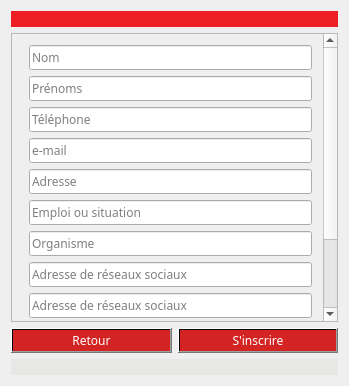
<?xml version="1.0" encoding="UTF-8"?>
<ui version="4.0">
 <class>inscription</class>
 <widget class="QMainWindow" name="inscription">
  <property name="geometry">
   <rect>
    <x>0</x>
    <y>0</y>
    <width>349</width>
    <height>386</height>
   </rect>
  </property>
  <property name="font">
   <font>
    <family>Century Gothic</family>
   </font>
  </property>
  <property name="windowTitle">
   <string>AfT Mobile</string>
  </property>
  <widget class="QWidget" name="centralWidget">
   <layout class="QGridLayout" name="gridLayout_2">
    <item row="0" column="0">
     <layout class="QVBoxLayout" name="verticalLayout">
      <item>
       <widget class="QLabel" name="label_14">
        <property name="sizePolicy">
         <sizepolicy hsizetype="Expanding" vsizetype="Preferred">
          <horstretch>0</horstretch>
          <verstretch>0</verstretch>
         </sizepolicy>
        </property>
        <property name="styleSheet">
         <string notr="true">image: url(:/Login/LOGIN/header_login.png);
background-color: rgb(238, 31, 36);</string>
        </property>
        <property name="text">
         <string/>
        </property>
        <property name="scaledContents">
         <bool>false</bool>
        </property>
       </widget>
      </item>
      <item>
       <layout class="QGridLayout" name="gridLayout">
        <item row="0" column="0" colspan="2">
         <widget class="QScrollArea" name="scrollArea">
          <property name="widgetResizable">
           <bool>true</bool>
          </property>
          <widget class="QWidget" name="scrollAreaWidgetContents">
           <property name="geometry">
            <rect>
             <x>0</x>
             <y>0</y>
             <width>308</width>
             <height>348</height>
            </rect>
           </property>
           <layout class="QFormLayout" name="formLayout">
            <item row="0" column="1">
             <widget class="QLineEdit" name="le_nom">
              <property name="font">
               <font>
                <family>Century Gothic</family>
               </font>
              </property>
              <property name="inputMask">
               <string extracomment="Veuillez entrer svp votre nom"/>
              </property>
              <property name="placeholderText">
               <string>Nom</string>
              </property>
             </widget>
            </item>
            <item row="2" column="1">
             <widget class="QLineEdit" name="le_tph">
              <property name="font">
               <font>
                <family>Century Gothic</family>
               </font>
              </property>
              <property name="inputMask">
               <string/>
              </property>
              <property name="maxLength">
               <number>10</number>
              </property>
              <property name="placeholderText">
               <string>Téléphone</string>
              </property>
             </widget>
            </item>
            <item row="3" column="1">
             <widget class="QLineEdit" name="le_email">
              <property name="font">
               <font>
                <family>Century Gothic</family>
               </font>
              </property>
              <property name="inputMask">
               <string extracomment="Veuillez entrer svp votre email"/>
              </property>
              <property name="text">
               <string/>
              </property>
              <property name="placeholderText">
               <string>e-mail</string>
              </property>
             </widget>
            </item>
            <item row="4" column="1">
             <widget class="QLineEdit" name="le_adresse">
              <property name="font">
               <font>
                <family>Century Gothic</family>
               </font>
              </property>
              <property name="placeholderText">
               <string>Adresse</string>
              </property>
             </widget>
            </item>
            <item row="5" column="1">
             <widget class="QLineEdit" name="le_emploi">
              <property name="font">
               <font>
                <family>Century Gothic</family>
               </font>
              </property>
              <property name="placeholderText">
               <string>Emploi ou situation</string>
              </property>
             </widget>
            </item>
            <item row="6" column="1">
             <widget class="QLineEdit" name="le_organisme">
              <property name="font">
               <font>
                <family>Century Gothic</family>
               </font>
              </property>
              <property name="placeholderText">
               <string>Organisme</string>
              </property>
             </widget>
            </item>
            <item row="7" column="1">
             <widget class="QLineEdit" name="le_rs1">
              <property name="font">
               <font>
                <family>Century Gothic</family>
               </font>
              </property>
              <property name="inputMask">
               <string extracomment="Ici, c'est l'adresse de votre réseaux sociaux"/>
              </property>
              <property name="text">
               <string/>
              </property>
              <property name="placeholderText">
               <string>Adresse de réseaux sociaux</string>
              </property>
             </widget>
            </item>
            <item row="8" column="1">
             <widget class="QLineEdit" name="le_rs2">
              <property name="font">
               <font>
                <family>Century Gothic</family>
               </font>
              </property>
              <property name="placeholderText">
               <string>Adresse de réseaux sociaux</string>
              </property>
             </widget>
            </item>
            <item row="9" column="1">
             <widget class="QLineEdit" name="le_rs3">
              <property name="font">
               <font>
                <family>Century Gothic</family>
               </font>
              </property>
              <property name="placeholderText">
               <string>Adresse de réseaux sociaux</string>
              </property>
             </widget>
            </item>
            <item row="10" column="1">
             <widget class="QLineEdit" name="le_mdp">
              <property name="font">
               <font>
                <family>Century Gothic</family>
               </font>
              </property>
              <property name="echoMode">
               <enum>QLineEdit::Password</enum>
              </property>
              <property name="placeholderText">
               <string>Mot de passe</string>
              </property>
             </widget>
            </item>
            <item row="11" column="1">
             <widget class="QLineEdit" name="le_mdpconfirm">
              <property name="font">
               <font>
                <family>Century Gothic</family>
               </font>
              </property>
              <property name="echoMode">
               <enum>QLineEdit::Password</enum>
              </property>
              <property name="placeholderText">
               <string>Mot de passe confirmation</string>
              </property>
             </widget>
            </item>
            <item row="1" column="1">
             <widget class="QLineEdit" name="le_prenom">
              <property name="font">
               <font>
                <family>Century Gothic</family>
               </font>
              </property>
              <property name="placeholderText">
               <string>Prénoms</string>
              </property>
             </widget>
            </item>
           </layout>
          </widget>
         </widget>
        </item>
        <item row="1" column="0">
         <widget class="QPushButton" name="pushButton">
          <property name="styleSheet">
           <string notr="true">background-color: qlineargradient(spread:reflect, x1:0, y1:0, x2:0.49, y2:0, stop:0 rgba(211, 35, 35, 255), stop:1 rgba(211, 35, 35, 255));
font: 24pt &quot;Arial&quot;;
color: rgb(255, 255, 255);</string>
          </property>
          <property name="text">
           <string>Retour</string>
          </property>
         </widget>
        </item>
        <item row="1" column="1">
         <widget class="QPushButton" name="pb_saisir">
          <property name="styleSheet">
           <string notr="true">background-color: qlineargradient(spread:reflect, x1:0, y1:0, x2:0.49, y2:0, stop:0 rgba(211, 35, 35, 255), stop:1 rgba(211, 35, 35, 255));
font: 24pt &quot;Arial&quot;;
color: rgb(255, 255, 255);</string>
          </property>
          <property name="text">
           <string>S'inscrire</string>
          </property>
         </widget>
        </item>
       </layout>
      </item>
      <item>
       <widget class="QLabel" name="label_13">
        <property name="sizePolicy">
         <sizepolicy hsizetype="Expanding" vsizetype="Preferred">
          <horstretch>0</horstretch>
          <verstretch>0</verstretch>
         </sizepolicy>
        </property>
        <property name="styleSheet">
         <string notr="true">image: url(:/Login/LOGIN/footer_login.png);
background-color: rgb(231, 231, 230);</string>
        </property>
        <property name="text">
         <string/>
        </property>
        <property name="scaledContents">
         <bool>false</bool>
        </property>
       </widget>
      </item>
     </layout>
    </item>
   </layout>
  </widget>
 </widget>
 <layoutdefault spacing="6" margin="11"/>
 <resources/>
 <connections/>
</ui>
